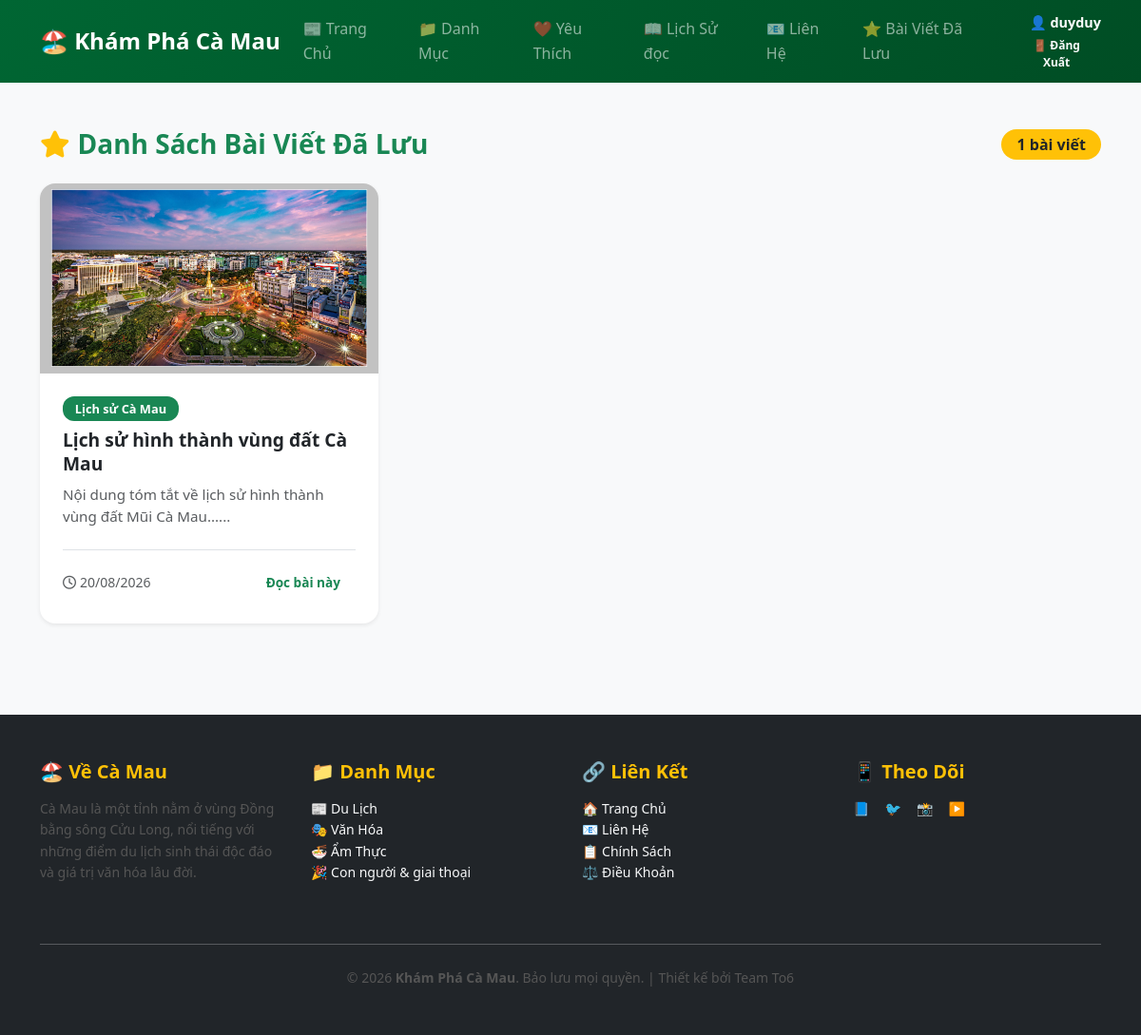
/saved.php (signed in), run on the app's committed database.
### tables this page shows
CREATE TABLE `saved_posts` (
  `id` int(11) NOT NULL,
  `user_id` int(11) NOT NULL,
  `article_id` int(11) NOT NULL,
  `created_at` datetime DEFAULT current_timestamp()
);

CREATE TABLE `articles` (
  `id` int(11) NOT NULL,
  `category_id` int(11) DEFAULT NULL,
  `title` varchar(255) NOT NULL,
  `content` text NOT NULL,
  `image` varchar(255) DEFAULT NULL,
  `views` int(11) DEFAULT 0,
  `created_at` timestamp NOT NULL DEFAULT current_timestamp(),
  `status` varchar(20) DEFAULT 'approved'
);

CREATE TABLE `categories` (
  `id` int(11) NOT NULL,
  `category_name` varchar(100) NOT NULL,
  `description` text DEFAULT NULL
);

### saved.php (the view, shortened to what this page needs)
<?php
require_once 'config/db.php';
$user_id = $_SESSION['user_id'];
$sql = "SELECT a.*, s.created_at as saved_at, c.category_name
        FROM saved_posts s
        JOIN articles a ON s.article_id = a.id
        LEFT JOIN categories c ON a.category_id = c.id
        WHERE s.user_id = ?
        ORDER BY s.created_at DESC";
$stmt = $pdo->prepare($sql);
$stmt->execute([$user_id]);
$saved_articles = $stmt->fetchAll(PDO::FETCH_ASSOC);
?>
<!DOCTYPE html>
<html lang="vi">
<head>
    <link href="https://cdn.jsdelivr.net/npm/bootstrap@5.3.0/dist/css/bootstrap.min.css" rel="stylesheet">
    <link rel="stylesheet" href="https://cdnjs.cloudflare.com/ajax/libs/font-awesome/6.4.0/css/all.min.css">
    <link rel="stylesheet" href="css/style.css">
</head>
<body class="bg-light">
<?php require_once 'includes/header.php'; ?>
<main class="container-lg py-5">
    <div class="d-flex align-items-center justify-content-between mb-4">
        <h3 class="fw-bold text-success mb-0">
            <i class="fa-solid fa-star text-warning me-2"></i>Danh Sách Bài Viết Đã Lưu
        </h3>
        <span class="badge bg-warning text-dark rounded-pill fs-6 px-3 py-2">
            <?= count($saved_articles) ?> bài viết
        </span>
    </div>
    <?php if (!empty($saved_articles)): ?>
        <div class="row g-4">
            <?php foreach ($saved_articles as $item): ?>
                <div class="col-md-6 col-lg-4">
                    <div class="card h-100 border-0 shadow-sm rounded-4 overflow-hidden">
                        <?php if (!empty($item['image'])): ?>
                            <img src="assets/images/<?= htmlspecialchars($item['image']) ?>" class="card-img-top" alt="<?= htmlspecialchars($item['title']) ?>" style="height: 200px; object-fit: cover;">
                        <?php else: ?>
                            <div class="bg-secondary text-white d-flex align-items-center justify-content-center" style="height: 200px;">
                                <i class="fa-regular fa-image fs-1"></i>
                            </div>
                        <?php endif; ?>
                        <div class="card-body d-flex flex-column">
                            <div class="mb-2">
                                <span class="badge bg-success"><?= htmlspecialchars($item['category_name'] ?? 'Chung') ?></span>
                            </div>
                            <h5 class="card-title fw-bold">
                                <a href="detail.php?id=<?= $item['id'] ?>" class="text-decoration-none text-dark">
                                    <?= htmlspecialchars($item['title']) ?>
                                </a>
                            </h5>
                            <p class="card-text text-muted small flex-grow-1">
                                <?= mb_substr(strip_tags($item['content']), 0, 100) ?>...
                            </p>
                            <div class="d-flex justify-content-between align-items-center pt-3 border-top mt-2">
                                <small class="text-muted"><i class="fa-regular fa-clock me-1"></i><?= date('d/m/Y', strtotime($item['saved_at'])) ?></small>
                                <a href="detail.php?id=<?= $item['id'] ?>" class="btn btn-sm btn-outline-success rounded-pill px-3">Đọc bài này</a>
                            </div>
                        </div>
                    </div>
                </div>
            <?php endforeach; ?>
        </div>
    <?php endif; ?>
</main>
<?php require_once 'includes/footer.php'; ?>
</body>
</html>

### css/style.css (style rules this page uses)
* { margin: 0; padding: 0; box-sizing: border-box; }
html, body { font-family: 'Segoe UI', Tahoma, Geneva, Verdana, sans-serif; background-color: #f5f7fa; color: #333; line-height: 1.6; }
a { text-decoration: none; color: inherit; transition: all 0.3s ease; }
h1, h2, h3, h4, h5, h6 { color: #1a1a1a; margin-bottom: 1rem; font-weight: 600; }
h3 { font-size: 1.75rem; }
h5 { font-size: 1.25rem; }
p { margin-bottom: 1rem; color: #555; }
.card { background: white; border-radius: 8px; overflow: hidden; box-shadow: 0 2px 8px rgba(0, 0, 0, 0.1); transition: box-shadow 0.3s ease; }
.card img { width: 100%; height: 200px; object-fit: cover; display: block; }
.card-body { padding: 1.5rem; }
.card-title { font-size: 1.2rem; font-weight: 600; color: #1a1a1a; margin-bottom: 0.75rem; line-height: 1.4; }
.card-text { color: #666; font-size: 0.95rem; margin-bottom: 1rem; }
.card-body { min-height: 180px; }
.card-title { line-height: 1.3 !important; overflow: hidden !important; white-space: normal !important; word-wrap: break-word !important; margin-bottom: 0.5rem !important; }
.card-text { line-height: 1.5 !important; overflow: hidden !important; white-space: normal !important; word-wrap: break-word !important; margin-bottom: 1rem !important; }
.btn { display: inline-block; padding: 0.75rem 1.5rem; border: none; border-radius: 4px; font-size: 0.95rem; font-weight: 600; cursor: pointer; transition: all 0.3s ease; text-decoration: none; }
.btn-sm { padding: 0.5rem 1rem; font-size: 0.85rem; }
.badge { display: inline-block; padding: 0.4rem 0.8rem; border-radius: 12px; font-size: 0.8rem; font-weight: 600; }

### data on the page
saved_posts: article.image (picture), categories.category_name "Lịch sử Cà Mau", article.title "Lịch sử hình thành vùng đất Cà Mau", article.content "Nội dung tóm tắt về lịch sử hình thành vùng đất Mũi Cà Mau...", created_at "20/08/2026"

### other printed values
$_SESSION['username'] "duyduy"
count($saved_articles) "1"
